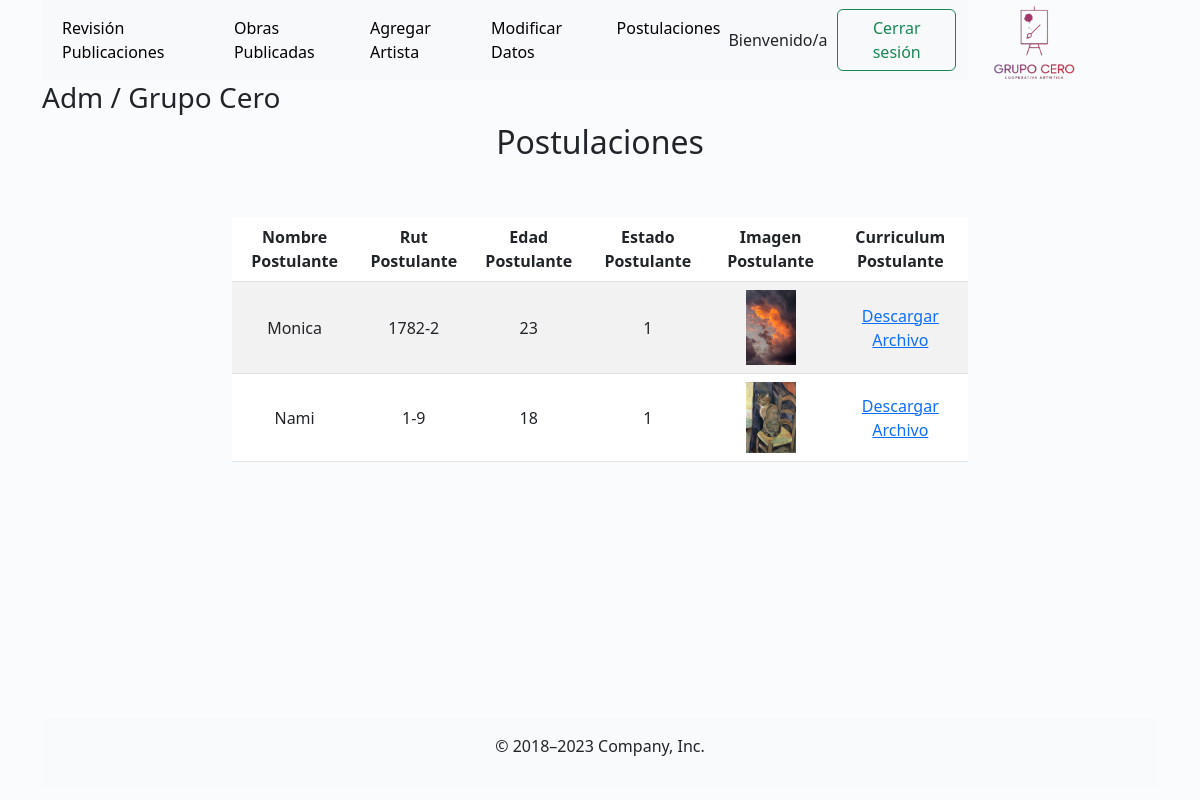
/postulaciones/, run on the app's committed database.
### gcweb/models.py (models this page shows)
class Postulacion(models.Model):
    nombre_postulante = models.CharField(max_length=50)
    rut_postulante = models.CharField(max_length=10)
    edad_postulante = models.IntegerField()
    estado_civil_postulante = models.IntegerField(choices=estado_civil, default=0)
    imagen_postulante = models.ImageField(upload_to="postulantes", null=True)
    curriculum_postulante = models.FileField(upload_to= "curriculum_postulante", null=True)

### gcweb/views.py (the view)
# urls.py: path('postulaciones/', postulaciones, name="postulaciones")
def postulaciones(request):
    postulaciones = Postulacion.objects.all()
    data = {
        "postulaciones" :postulaciones
    }
    return render(request, "postulacionadm.html", data)

### gcweb/templates/postulacionadm.html (shortened to what this page needs)
{% extends 'baseAdmin.html' %}
{% load static %}
{% load crispy_forms_tags %}
{% block contenido3 %}
<div class="container" id="OP2">
    <div class="row">
        <div class="col-12 text-center">
            <h2>Postulaciones</h2>
            <br><br>
        </div>
    </div>
</div>
<div class="container">
    <div class="row justify-content-center">
        <div class="col-8">
            <div class="table-responsive">
                <table class="table table-striped table-hover">
                    <thead class="thead-light">
                        <tr>
                            <th scope="col">Nombre Postulante</th>
                            <th scope="col">Rut Postulante</th>
                            <th scope="col">Edad Postulante</th>
                            <th scope="col">Estado Postulante</th>
                            <th scope="col">Imagen Postulante</th>
                            <th scope="col">Curriculum Postulante</th>
                        </tr>
                    </thead>
                    <tbody>
                        {% for pos in postulaciones %}
                        <tr>
                            <td>{{pos.nombre_postulante}}</td>
                            <td>{{pos.rut_postulante}}</td>
                            <td>{{pos.edad_postulante}}</td>
                            <td>{{pos.estado_civil_postulante}}</td>
                            <td>
                                <img src="{{ pos.imagen_postulante.url }}" alt="imagen postulante" width="50" class="enlarge-image">
                            </td>
                            <td>
                                <a href="{{ pos.curriculum_postulante.url }}" download="">Descargar Archivo</a>
                            </td>
                        </tr>
                        {% endfor %}
                    </tbody>
                </table>
            </div>
        </div>
    </div>
{% endblock %}

### gcweb/templates/baseAdmin.html (style rules this page uses)
body { background-color: rgba(249, 251, 252, 0.785); }

### gcweb/templates/postulacionadm.html (style rules this page uses)
.table td, .table th { vertical-align: middle; text-align: center; }
.enlarge-image { transition: transform 0.3s; }

### data on the page
Postulacion: nombre_postulante "Monica", rut_postulante "1782-2", edad_postulante "23", estado_civil_postulante "1", imagen_postulante (picture)
Postulacion: nombre_postulante "Nami", rut_postulante "1-9", edad_postulante "18", estado_civil_postulante "1", imagen_postulante (picture)
